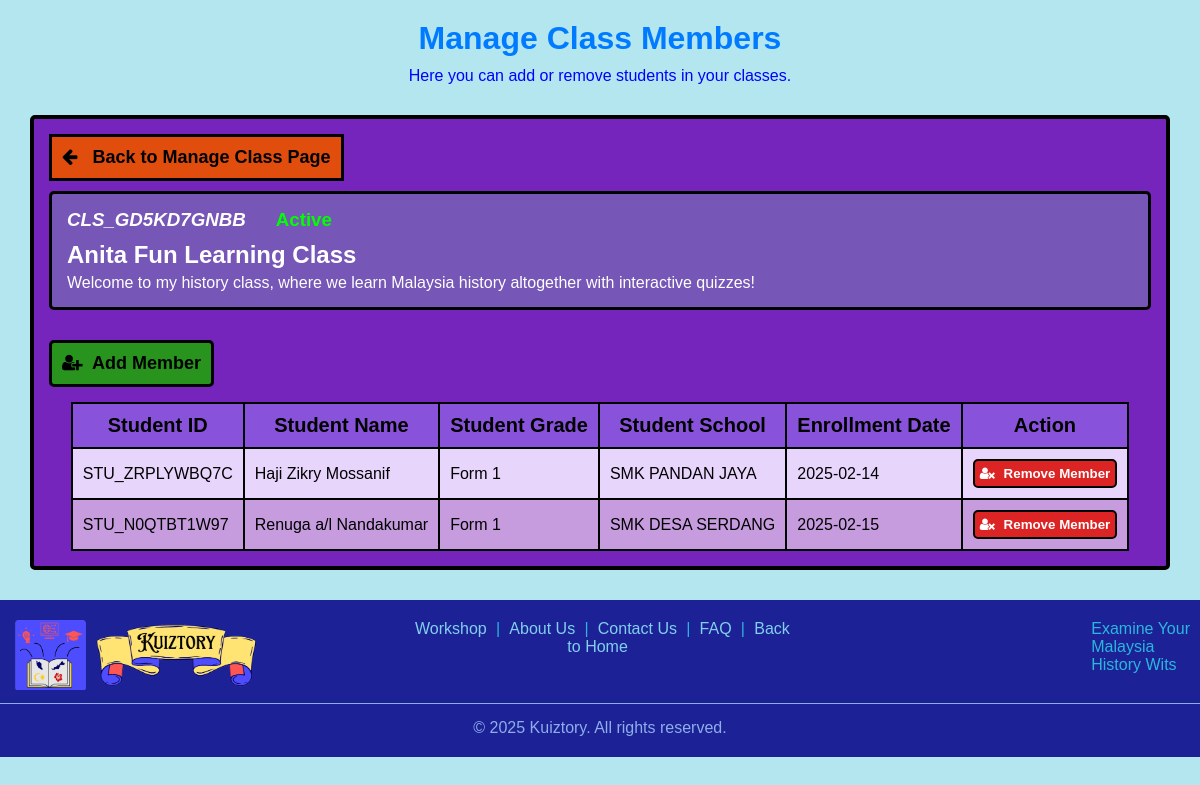
Page /workshop/manageMembers.php?classid=CLS_GD5KD7GNBB on the committed database.
### tables this page shows
CREATE TABLE `class` (
  `ClassID` varchar(50) NOT NULL,
  `TeacherID` varchar(15) NOT NULL,
  `ClassName` varchar(250) NOT NULL,
  `ClassDesc` varchar(500) NOT NULL,
  `ClassStatus` varchar(20) NOT NULL,
  `ClassRegDate` date NOT NULL
);

CREATE TABLE `enrollment` (
  `StudentID` varchar(50) NOT NULL,
  `ClassID` varchar(50) NOT NULL,
  `EnrollDate` date NOT NULL
);

CREATE TABLE `student` (
  `StudentID` varchar(50) NOT NULL,
  `StudentEmail` varchar(250) NOT NULL,
  `StudentName` varchar(250) NOT NULL,
  `StudentTelNo` varchar(20) NOT NULL,
  `StudentGender` varchar(6) NOT NULL,
  `StudentCountry` varchar(50) NOT NULL,
  `StudentGradeLvl` varchar(20) NOT NULL,
  `StudentSchool` varchar(250) NOT NULL,
  `StudentSPM` varchar(5) NOT NULL,
  `StudentImg` varchar(250) DEFAULT NULL,
  `StudentPSWD` varchar(250) NOT NULL,
  `StudentRegDate` date NOT NULL
);

### workshop/manageMembers.php (the view, shortened to what this page needs)
<!DOCTYPE html>
<html lang="en">
<head>
    <link rel="stylesheet" href="./styles/manageMembers.css">
    <link rel="stylesheet" href="https://cdnjs.cloudflare.com/ajax/libs/font-awesome/4.7.0/css/font-awesome.min.css">
</head>
<body>
    <h1 class="title">Manage Class Members</h1>
    <p class="description">Here you can add or remove students in your classes.</p>
    <?php
        include './crudWKS/DBconnection.php';
        $refClassID =  $_GET['classid'];
        $query = "SELECT * FROM class WHERE ClassID = '$refClassID';";
        $results = mysqli_query($connection, $query);
        $data = mysqli_fetch_assoc($results);
        $ClassName = $data['ClassName'];
        $ClassDesc = $data['ClassDesc'];
        $ClassStatus = $data['ClassStatus'];
    ?>
    <section class="table-container">
        <button class="Back-Btn" onclick="location.href='manageClass.php';">
            <i class="fa fa-arrow-left" style="padding-right:10px;"></i>
            Back to Manage Class Page
        </button>
        <div class="info-panel">
            <div class="inner-panel">
                <h3 style="font-style:italic;"><?php echo $refClassID;?></h3>
                <?php
                    if ($ClassStatus == "Active") {
                ?>
                        <h3 style="color:lime;"><?php echo $ClassStatus;?></h3>
                <?php
                    } else {
                ?>
                        <h3 style="color:red;"><?php echo $ClassStatus;?></h3>
                <?php
                    }
                ?>
            </div>
            <h2 style="padding-bottom:5px;font-weight:bold;"><?php echo $ClassName;?></h2>
            <p><?php echo $ClassDesc;?></p>
        </div>
        <button class="insert-member-btn" onclick="location.href='addMember.php?classid=<?php echo $refClassID?>';">
            <i class="fa fa-user-plus" style="padding-right:5px;"></i>
            Add Member
        </button>
        <table>
            <tr>
                <th>Student ID</th>
                <th>Student Name</th>
                <th>Student Grade</th>
                <th>Student School</th>
                <th>Enrollment Date</th>
                <th>Action</th>
            </tr>
            <?php
                $query2 = "SELECT * FROM enrollment WHERE ClassID = '$refClassID';";
                $results2 = mysqli_query($connection, $query2);
                while ($data2 = mysqli_fetch_assoc($results2)) {
                    $EnrollDate = $data2['EnrollDate'];
                    $StudentID = $data2['StudentID'];
                    $query3 = "SELECT * FROM student WHERE StudentID = '$StudentID';";
                    $results3 = mysqli_query($connection, $query3);
                    $data3 = mysqli_fetch_assoc($results3);
                    $StudentName = $data3['StudentName'];
                    $StudentGrade = $data3['StudentGradeLvl'];
                    $StudentSchool = $data3['StudentSchool'];
            ?>
                    <tr>
                        <td><?php echo $StudentID;?></td>
                        <td><?php echo $StudentName;?></td>
                        <td><?php echo $StudentGrade;?></td>
                        <td><?php echo $StudentSchool;?></td>
                        <td><?php echo $EnrollDate;?></td>
                        <td>
                            <form action="" method="POST">
                                <button class="action-btn" type="submit" name="deleteStu" value="<?php echo $StudentID;?>">
                                    <i class="fa fa-user-times" style="padding-right:5px;"></i>
                                    Remove Member
                                </button>
                            </form>
                        </td>
                    </tr>
          <?php } ?>
        </table>
    </section>
    <?php include "WKSfooter.php";?>
</body>
</html>

### workshop/styles/manageMembers.css (style rules this page uses)
* { margin: 0; padding: 0; box-sizing: border-box; font-family: 'Trebuchet MS', sans-serif; }
body { background: #b4e6f0; }
.title { margin-top: 20px; text-align: center; margin-bottom: 10px; color: #007BFF; }
.description { text-align: center; margin-bottom: 20px; color: blue; }
.Back-Btn { font-size: 18px; font-weight: bold; padding: 10px; margin-bottom: 10px; background-color: #e04d0d; border: 3px solid black; cursor: pointer; }
.table-container { background: rgba(109, 13, 183, 0.89); padding: 15px; border-radius: 5px; margin: 30px; border: 4px solid black; overflow-x: auto; }
.info-panel { background: rgba(119, 93, 181, 0.89); padding: 15px; border-radius: 5px; border: 3px solid black; margin-bottom: 30px; color: white; }
.inner-panel { display: flex; justify-content: flex-start; gap: 30px; margin-bottom: 10px; }
.insert-member-btn { font-size: 18px; margin-bottom: 15px; background-color: #28941e; border: 3px solid black; padding: 10px; font-weight: bold; border-radius: 5px; cursor: pointer; }
table { border-collapse: collapse; margin-left: auto; margin-right: auto; }
th, td { border: 2px solid black; padding: 10px; }
th { background-color: rgb(136, 82, 219); font-size: 20px; }
tr:nth-child(even) { background-color: rgb(232, 213, 252); }
tr:nth-child(odd) { background-color: rgb(198, 156, 223); }
.action-btn { background-color: #dd2424; color: white; font-weight: bold; padding: 5px; border: 2px solid black; border-radius: 5px; cursor: pointer; }

### rows in the picture
class: ClassStatus "Active", ClassName "Anita Fun Learning Class", ClassDesc "Welcome to my history class, where we learn Malaysia history altogether with interactive quizzes!"
enrollment: StudentID "STU_ZRPLYWBQ7C", StudentID.StudentName "Haji Zikry Mossanif", StudentID.StudentGradeLvl "Form 1", StudentID.StudentSchool "SMK PANDAN JAYA", EnrollDate "2025-02-14"
enrollment: StudentID "STU_N0QTBT1W97", StudentID.StudentName "Renuga a/l Nandakumar", StudentID.StudentGradeLvl "Form 1", StudentID.StudentSchool "SMK DESA SERDANG", EnrollDate "2025-02-15"

### other values in the picture
$refClassID "CLS_GD5KD7GNBB"
